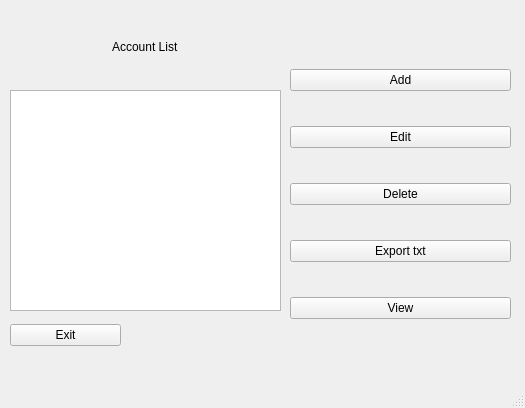
<?xml version="1.0" encoding="UTF-8"?>
<ui version="4.0">
 <class>MainWindow</class>
 <widget class="QMainWindow" name="MainWindow">
  <property name="geometry">
   <rect>
    <x>0</x>
    <y>0</y>
    <width>525</width>
    <height>408</height>
   </rect>
  </property>
  <property name="windowTitle">
   <string>MainWindow</string>
  </property>
  <widget class="QWidget" name="centralwidget">
   <widget class="QWidget" name="gridLayoutWidget">
    <property name="geometry">
     <rect>
      <x>10</x>
      <y>10</y>
      <width>271</width>
      <height>301</height>
     </rect>
    </property>
    <layout class="QGridLayout" name="gridLayout">
     <item row="1" column="0" rowspan="3">
      <widget class="QListWidget" name="listAccount"/>
     </item>
     <item row="0" column="0" alignment="Qt::AlignmentFlag::AlignHCenter">
      <widget class="QLabel" name="labelAccountList">
       <property name="text">
        <string>Account List</string>
       </property>
      </widget>
     </item>
    </layout>
   </widget>
   <widget class="QWidget" name="verticalLayoutWidget">
    <property name="geometry">
     <rect>
      <x>290</x>
      <y>40</y>
      <width>221</width>
      <height>311</height>
     </rect>
    </property>
    <layout class="QVBoxLayout" name="verticalLayout">
     <item>
      <widget class="QPushButton" name="btnAdd">
       <property name="text">
        <string>Add</string>
       </property>
      </widget>
     </item>
     <item>
      <widget class="QPushButton" name="btnEdit">
       <property name="text">
        <string>Edit</string>
       </property>
      </widget>
     </item>
     <item>
      <widget class="QPushButton" name="btnDelete">
       <property name="text">
        <string>Delete</string>
       </property>
      </widget>
     </item>
     <item>
      <widget class="QPushButton" name="btnExport">
       <property name="text">
        <string>Export txt</string>
       </property>
      </widget>
     </item>
     <item>
      <widget class="QPushButton" name="btnView">
       <property name="text">
        <string>View</string>
       </property>
      </widget>
     </item>
    </layout>
   </widget>
   <widget class="QWidget" name="verticalLayoutWidget_2">
    <property name="geometry">
     <rect>
      <x>10</x>
      <y>320</y>
      <width>111</width>
      <height>31</height>
     </rect>
    </property>
    <layout class="QVBoxLayout" name="verticalLayout_2">
     <item>
      <widget class="QPushButton" name="btnExit">
       <property name="text">
        <string>Exit</string>
       </property>
      </widget>
     </item>
    </layout>
   </widget>
  </widget>
  <widget class="QMenuBar" name="menubar">
   <property name="geometry">
    <rect>
     <x>0</x>
     <y>0</y>
     <width>525</width>
     <height>21</height>
    </rect>
   </property>
  </widget>
  <widget class="QStatusBar" name="statusbar"/>
 </widget>
 <resources/>
 <connections/>
</ui>
